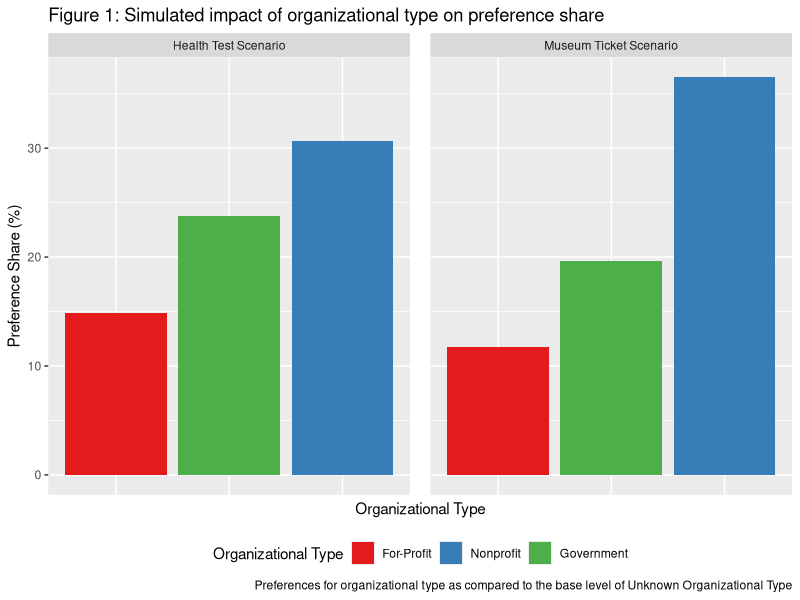

R code for this plot:

getwd()
setwd()

require(dplyr)
require(ggplot2)
require(tidyr)
require(scales)
require(readxl)
require(RColorBrewer)
require(forcats)


MarketShareOrg <- read_excel("OrgType_Simulator.xlsx")

MarketShareOrg <- MarketShareOrg %>%
  mutate(orgtype_cat = factor(orgtype, levels = c(1, 2, 3), labels = c("For-Profit", "Nonprofit", "Government"), ordered = TRUE))
MarketShareOrg$orgtype <- factor(MarketShareOrg$orgtype, levels = c(1, 3, 2), ordered = TRUE)

ggplot(MarketShareOrg,aes(x = orgtype, y = ms, fill=factor(orgtype_cat))) +
  geom_bar(stat="identity") +
  facet_grid(~scenario, scales = "free", space = "free") +
  scale_fill_brewer(palette = "Set1") +
  labs(x = "Organizational Type",  
       y = "Preference Share (%)",  
       fill = "Organizational Type",
       title = "Figure 1: Simulated impact of organizational type on preference share", 
      caption="Preferences for organizational type as compared to the base level of Unknown Organizational Type")+
  theme(legend.position = "bottom", axis.text.x=element_blank(), axis.ticks.x =element_blank(), panel.spacing.x = unit(1, "lines")) 
